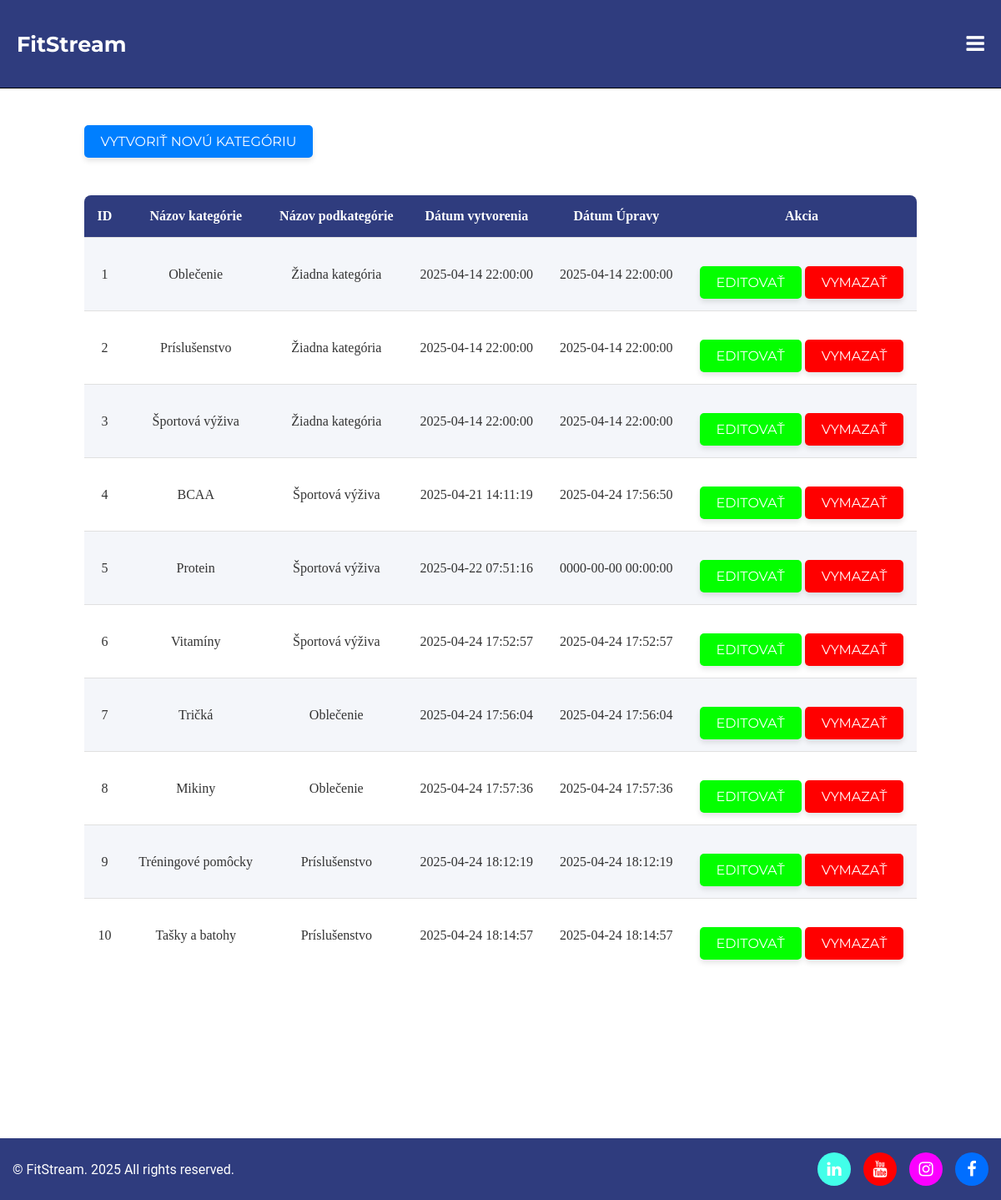
/admin/edit_kategoria_produkty.php (signed in), run on the app's committed database.
### tables this page shows
CREATE TABLE `kategorie` (
  `idkategorie` int(11) NOT NULL,
  `nazov_kategorie` varchar(255) NOT NULL,
  `datum_vytvorenia` timestamp NOT NULL DEFAULT current_timestamp(),
  `datum_upravy` timestamp NOT NULL DEFAULT current_timestamp() ON UPDATE current_timestamp(),
  `kategorie_idkategorie` int(11) DEFAULT NULL
);

CREATE TABLE `footer_ikony` (
  `idfooter` int(11) NOT NULL,
  `ikona` varchar(255) NOT NULL,
  `farba_bg` varchar(255) NOT NULL,
  `farba_ikony` varchar(255) NOT NULL,
  `url` varchar(45) NOT NULL
);

### admin/edit_kategoria_produkty.php (called while the page is built, shortened)
<?php
$kategoriaprodukty = new KategoriaProdukty();
    $kategoria_vypis = $kategoriaprodukty->kategoriaProduktyVypis();
?>
<?php include "parts/header.php"; ?>
<?php include "parts/navbar.php"; ?>
<?php include "parts/uprava_kategoria_produkty.php"?>
<?php include "parts/footer.php"; ?>

### classes/Database.php (called while the page is built, shortened)
<?php
class Database
{
    private $connection;
    protected function connect(): void
    {
        $config = DATABASE;
        $options = [
            PDO::ATTR_ERRMODE            => PDO::ERRMODE_EXCEPTION,
            PDO::ATTR_DEFAULT_FETCH_MODE => PDO::FETCH_ASSOC,
        ];
        try {
            $dsn = 'mysql:host=' . $config['HOST'] .
                   ';dbname=' . $config['DBNAME'] .
                   ';port=' . $config['PORT'];
            $this->connection = new PDO(
                $dsn,
                $config['USER_NAME'],
                $config['PASSWORD'],
                $options
            );
        } catch (PDOException $e) {
            throw new Exception('Pripojenie zlyhalo: ' . $e->getMessage());
        }
    }
    public function getConnection(): PDO
    {
        return $this->connection;
    }
}
?>

### classes/KategoriaProdukty.php (called while the page is built, shortened)
<?php
class KategoriaProdukty extends Database
{
    protected $conn;
    public function __construct()
    {
        $this->conn = $this->getConnection();
    }
    public function kategoriaProduktyVypis(): array
    {
        try{
            $sql = "SELECT * FROM kategorie;";
            $statement = $this->conn->prepare($sql);
            $statement->execute();
            $rs = $statement->fetchAll();
            return $rs;
        }catch(Exception $e){
            die;
        } finally{
            $this->conn = null;
        }
    }
    public function pocetProduktov(int $id): int|bool
    {
        if ($this->conn == null) {
            $this->conn = $this->getConnection();
        }
        try {
            $sql = "SELECT COUNT(*) as pocet FROM kategorie_has_produkty WHERE kategorie_idkategorie = ?";
            $st = $this->conn->prepare($sql);
            $st->bindParam(1, $id);
            $st->execute();
            $pole = $st->fetch();
            return (int) $pole['pocet'];
        } catch (Exception $e) {
            $_SESSION['neuspech'] = "Nastala chyba";
            return false;
        } finally {
            $this->conn = null;
        }
    }
    public function vypisNadKategorie(int $id): array|string
    {
        if ($this->conn == null) {
            $this->conn = $this->getConnection();
        }
        try {
            $sql = "SELECT kategorie_idkategorie FROM kategorie WHERE idkategorie = ?";
            $st = $this->conn->prepare($sql);
            $st->bindParam(1, $id);
            $st->execute();
            $pole = $st->fetch();
            if ($pole['kategorie_idkategorie'] == NULL) {
                return "Žiadna kategória";
            } else{
                $nadkategoria_id = $pole['kategorie_idkategorie'];
                $sql = "SELECT * FROM kategorie WHERE idkategorie = ?";
                $st = $this->conn->prepare($sql);
                $st->bindParam(1, $nadkategoria_id);
                $st->execute();
                return $st->fetch();
            }
        } catch (Exception $e) {
            $_SESSION['neuspech'] = "Nastala chyba";
            return false;
        } finally {
            $this->conn = null;
        }
    }
}
?>

### classes/Footer.php (called while the page is built, shortened)
<?php
class Footer extends Database
{
    protected $conn;
    public function __construct()
    {
        $this->conn = $this->getConnection();
    }
    public function footerVypis(): array
    {
        try {
            $sql = "SELECT * FROM footer_ikony";
            $st = $this->conn->prepare($sql);
            $st->execute();
            return $st->fetchAll();
        } catch (Exception $e) {
            die("Nastala chyba");
        } finally {
            $this->conn = null;
        }
    }
}
?>

### admin/parts/uprava_kategoria_produkty.php (the view, shortened to what this page needs)
<div class="vyziva_obal">
    <div class="obal">
        <?php $kategoriaprodukty->zobrazenieStavu(); ?>
        <a href="<?php echo BASE_URL; ?>admin/vytvorenie/vytvorenie_kategoria_produkty.php" class="vytvorenie">Vytvoriť novú kategóriu</a>
        <div class="table_con">
            <table>
                <tr>
                    <th>ID</th>
                    <th>Názov kategórie</th>
                    <th>Názov podkategórie</th>
                    <th>Dátum vytvorenia</th>
                    <th>Dátum Úpravy</th>
                    <th>Akcia</th>
                </tr>
                <?php foreach($kategoria_vypis as $polozka): ?>
                    <?php $id = $polozka['idkategorie']; ?>
                    <?php $overenie_id = ($id == NULL) ? -1 : $id;?>
                    <?php $vypis_nadkategorie = $kategoriaprodukty->vypisNadKategorie($overenie_id);?>
                    <tr>
                        <td><?php echo $id; ?></td>
                        <td><?php echo $polozka['nazov_kategorie']; ?></td>
                        <td><?php echo (is_string($vypis_nadkategorie)) ? $vypis_nadkategorie : $vypis_nadkategorie['nazov_kategorie'];?></td>
                        <td><?php echo $polozka['datum_vytvorenia']; ?></td>
                        <td><?php echo $polozka['datum_upravy']; ?></td>
                        <td>
                        <?php $pocet_clankov = $kategoriaprodukty->pocetProduktov($id);?>
                            <a href="<?php echo BASE_URL; ?>admin/editovanie/editovanie_kategorie_produkt.php?id=<?php echo $id; ?>" class="edit">Editovať</a>
                            <a href="<?php echo BASE_URL; ?>admin/vymazanie/vymazanie_kategorie_produkt.php?id=<?php echo $id; ?>" onclick="return kontrolaVymazaniaProduktu(<?php echo $pocet_clankov;?>)" class="delete">Vymazať</a>
                        </td>
                    </tr>
                <?php endforeach; ?>
            </table>
        </div>
    </div>
</div>

### admin/parts/footer.php (shortened to what this page needs)
<?php
$footer = new Footer();
$footer_vypis = $footer->footerVypis();
?>
<footer>
    <div class = "bottom_footer">
        <div class = "footer_rights"><p class = ""> &copy; <span id="year"></span>FitStream. <?php echo(date("Y")); ?> All rights reserved.</p></div>
            <div class = "social_media_links">
                <?php foreach($footer_vypis as $a): ?>
                    <a href="<?php echo $a['url']; ?>">
                    <button class="social"
                    style="background-color: <?php echo $a['farba_bg']; ?>;
                    color: <?php echo $a['farba_ikony']; ?>;">
                   <i class="<?php echo $a['ikona']; ?>" style="font-size: 20px;"></i>
                   </button>
                   </a>
                <?php endforeach; ?>
         </div>
            </div>
</footer>
</body>
</html>

### admin/css/style_admin.css (style rules this page uses)
* { margin: 0; padding: 0; }
h1,h2,h3,h4,h5,h6,a { font-family:'Montserrat'; }
p { font-family: 'Roboto'; }
.vyziva_obal { margin-top: 150px; }
.obal { display: flex; flex-direction: column; max-width: 85%; place-self: center; }
.table_con { display: flex; flex-direction: column; width: 100%; margin: 20px auto 100px auto; overflow-x: auto; background-color: #ffffff; border-radius: 8px; }
table { width: 100%; border-collapse: separate; border-spacing: 0; background-color: #ffffff; border-radius: 8px; overflow: hidden; margin: 0 auto; margin-top: 25px; }
th { background-color: #2F3C7E; color: #ffffff; padding: 16px; font-weight: 600; text-align: center; }
td { padding: 14px 16px; border-top: 1px solid #e0e0e0; color: #333; text-align: center; }
tr:nth-child(even) td { background-color: #f4f6fa; }
td .edit { background-color: #04ff00; color: white; border: none; padding: 10px 20px; font-size: 16px; border-radius: 5px; cursor: pointer; transition: background-color 0.3s ease, transform 0.2s ease; box-shadow: 0 4px 6px rgba(0, 0, 0, 0.1); text-transform: uppercase; text-decoration: none; display: inline-block; width: fit-content; }
.vytvorenie { background-color: #007fff; color: white; border: none; padding: 10px 20px; font-size: 16px; border-radius: 5px; cursor: pointer; transition: background-color 0.3s ease, transform 0.2s ease; box-shadow: 0 4px 6px rgba(0, 0, 0, 0.1); text-transform: uppercase; text-decoration: none; display: inline-block; width: fit-content; display: flex; }
td .delete { background-color: #ff0000; color: white; border: none; padding: 10px 20px; font-size: 16px; border-radius: 5px; cursor: pointer; transition: background-color 0.3s ease, transform 0.2s ease; box-shadow: 0 4px 6px rgba(0, 0, 0, 0.1); text-transform: uppercase; text-decoration: none; display: inline-block; width: fit-content; margin-top: 20px; }
footer { display: flex; flex-direction: column; background-color: #2F3C7E; color: white; padding: 17px 15px; margin-top: 100px; }
.social_media_links { display: flex; gap: 15px; justify-content: flex-end; align-items: center; flex-direction: row; }
.bottom_footer { display: flex; width: 100%; justify-content: space-between; align-items: center; flex-wrap: wrap; }
.social_media_links a { text-decoration: none; }
.social { width: 40px; height: 40px; border-radius: 50%; display: flex; justify-content: center; align-items: center; transition: transform 0.3s ease, opacity 0.3s ease; border: none; cursor: pointer; }
.footer_rights { font-size: 16px; display: flex; justify-content: flex-start; align-items: flex-end; }

### data on the page
kategorie: idkategorie "1", nazov_kategorie "Oblečenie", vypis_nadkategorie "Žiadna kategória", datum_vytvorenia "2025-04-14 22:00:00", datum_upravy "2025-04-14 22:00:00"
kategorie: idkategorie "2", nazov_kategorie "Príslušenstvo", vypis_nadkategorie "Žiadna kategória", datum_vytvorenia "2025-04-14 22:00:00", datum_upravy "2025-04-14 22:00:00"
kategorie: idkategorie "3", nazov_kategorie "Športová výživa", vypis_nadkategorie "Žiadna kategória", datum_vytvorenia "2025-04-14 22:00:00", datum_upravy "2025-04-14 22:00:00"
kategorie: idkategorie "4", nazov_kategorie "BCAA", kategorie_idkategorie.nazov_kategorie "Športová výživa", datum_vytvorenia "2025-04-21 14:11:19", datum_upravy "2025-04-24 17:56:50"
kategorie: idkategorie "5", nazov_kategorie "Protein", kategorie_idkategorie.nazov_kategorie "Športová výživa", datum_vytvorenia "2025-04-22 07:51:16", datum_upravy "0000-00-00 00:00:00"
kategorie: idkategorie "6", nazov_kategorie "Vitamíny", kategorie_idkategorie.nazov_kategorie "Športová výživa", datum_vytvorenia "2025-04-24 17:52:57", datum_upravy "2025-04-24 17:52:57"
kategorie: idkategorie "7", nazov_kategorie "Tričká", kategorie_idkategorie.nazov_kategorie "Oblečenie", datum_vytvorenia "2025-04-24 17:56:04", datum_upravy "2025-04-24 17:56:04"
kategorie: idkategorie "8", nazov_kategorie "Mikiny", kategorie_idkategorie.nazov_kategorie "Oblečenie", datum_vytvorenia "2025-04-24 17:57:36", datum_upravy "2025-04-24 17:57:36"
kategorie: idkategorie "9", nazov_kategorie "Tréningové pomôcky", kategorie_idkategorie.nazov_kategorie "Príslušenstvo", datum_vytvorenia "2025-04-24 18:12:19", datum_upravy "2025-04-24 18:12:19"
kategorie: idkategorie "10", nazov_kategorie "Tašky a batohy", kategorie_idkategorie.nazov_kategorie "Príslušenstvo", datum_vytvorenia "2025-04-24 18:14:57", datum_upravy "2025-04-24 18:14:57"
